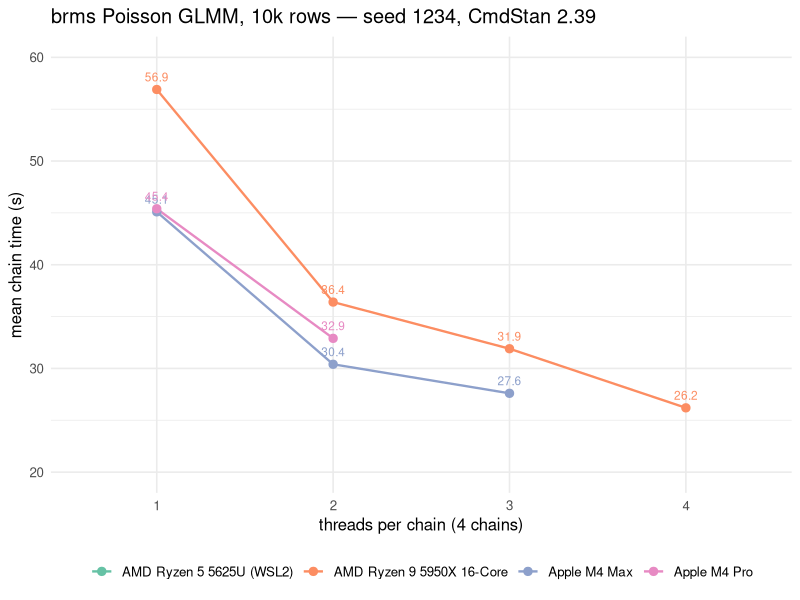

The R script that drew this image:
## ---- chunk 1
knitr::opts_chunk$set(
  collapse = TRUE,
  comment = "#>"
)
## ---- chunk 2
library(tidyverse)
res <- read_csv("results.csv")

res |>
  group_by(machine, threads) |>
  summarise(mean_chain = min(mean_chain), .groups = "drop") |>   # cached run = the lower one
  pivot_wider(names_from = threads, values_from = mean_chain, names_prefix = "threads=") |>
  knitr::kable(digits = 1)
## ---- chunk 3

res |>
  group_by(machine, threads) |>
  summarise(mean_chain = min(mean_chain), .groups = "drop") |>
  ggplot(aes(factor(threads), mean_chain, colour = machine, group = machine)) +
  geom_line(linewidth = 0.8) +
  geom_point(size = 2.5) +
  geom_text(aes(label = mean_chain), vjust = -0.9, size = 3, show.legend = FALSE) +
  scale_y_continuous(limits = c(20, 60)) +
  scale_colour_brewer(palette = "Set2") +
  labs(x = "threads per chain (4 chains)",
       y = "mean chain time (s)",
       colour = NULL,
       title = "brms Poisson GLMM, 10k rows — seed 1234, CmdStan 2.39") +
  theme_minimal(base_size = 12) +
  theme(legend.position = "bottom")
